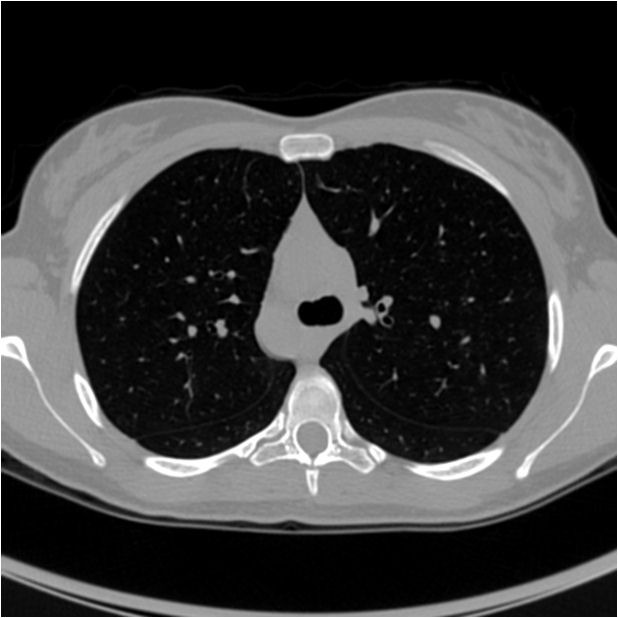
#> input picture images/img2.jpg, 618 x 618 px, found by its file name
$ jupyter execute KMeans.ipynb
#> lines starting #> are read from the running program, lines starting #| are printed output that depends on the picture; after the words box and inside, x2 and y2 are one past the last pixel; in counts of white or black regions, pixels touching at a corner belong together
[cell 1]
import numpy as np
import cv2
import matplotlib.pyplot as plt

[cell 2]
np.sum((np.array([5,3])-np.array([[2,4],[3,8]])),axis=1)

[cell 3]
np.array([5,3])-np.array([[2,4],[3,8]])

[cell 4]
def kmeans(n_clusters, dataset):
    # Initialize cluster centers randomly
    centers = dataset[np.random.choice(dataset.shape[0], n_clusters, replace=False), :]
    # Initialize cluster assignments
    clusters = np.zeros(dataset.shape[0])
    # Iterate until convergence
    while True:
        # Assign each data point to the closest cluster center
        for i in range(dataset.shape[0]):
            distances = np.sqrt(np.sum((dataset[i, :] - centers) ** 2, axis=1))
            clusters[i] = np.argmin(distances)
        # Update cluster centers to be the mean of their assigned data points
        new_centers = np.zeros((n_clusters, dataset.shape[1]))
        for j in range(n_clusters):
            new_centers[j, :] = np.mean(dataset[clusters == j, :], axis=0)
        # Check if the cluster centers have converged
        if np.allclose(centers, new_centers):
            break
        else:
            centers = new_centers
    return centers, clusters

[cell 5]
image = cv2.imread("img2.jpg")
#> image is the input picture: shape (618, 618, 3); min 0, max 255, mean 62.3

[cell 6]
image = cv2.cvtColor(image, cv2.COLOR_BGR2RGB)
image = cv2.resize(image,(200,200))
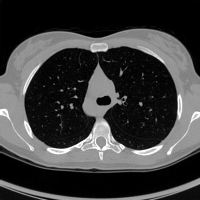
#> image: shape (200, 200, 3); min 0, max 255, mean 60.9
plt.imshow(image)

[cell 7]
pixel_vals = image.reshape((-1,3))
pixel_vals = np.float32(pixel_vals)

[cell 8]
centers, clusters = kmeans(n_clusters=2, dataset=pixel_vals)
#> in kmeans, `centers = dataset[np.random.choice(dataset.shape[0], n_clusters, repla..`: centers = [[145, 145, 145], [9, 9, 9]]
#> centers = [[150, 150, 150], [8, 8, 8]]

[cell 9]
centers
#> Out = [[150, 150, 150], [8, 8, 8]]

[cell 10]
centers = np.uint8(centers)
#> centers = [[149, 149, 149], [7, 7, 7]]

[cell 11]
clusters = np.int32(clusters)
clusters

[cell 12]
segmented_data = centers[clusters]

[cell 13]
segmented_data = segmented_data.reshape(image.shape)
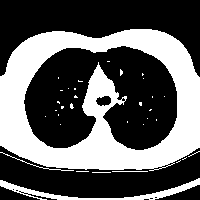
#> segmented_data: shape (200, 200, 3); values 7 (black) and 149 (white), 37.3% white; 34 white regions (30 under 20 px), largest, box (x1, y1, x2, y2) and area: (0, 29, 200, 171) 13695, (0, 178, 200, 200) 936, (0, 152, 74, 171) 76, (112, 171, 148, 172) 36

$ run again, with images/i2.jpg copied over images/img2.jpg
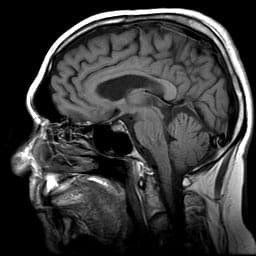
#> input picture images/i2.jpg, 256 x 256 px, found by its file name
#> image is the input picture: shape (256, 256, 3); min 0, max 255, mean 56.3
#> `image = cv2.resize(image,(200,200))`:
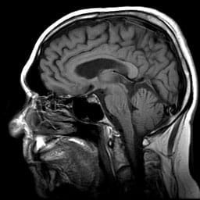
#> image: shape (200, 200, 3); min 0, max 255, mean 56.2
#> in kmeans, `centers = dataset[np.random.choice(dataset.shape[0], n_clusters, repla..`: centers = [[1, 1, 1], [116, 116, 116]]
#> `centers, clusters = kmeans(n_clusters=2, dataset=pixel_vals)`: centers = [[19.41, 19.41, 19.41], [118.1, 118.1, 118.1]]
#> `centers = np.uint8(centers)`: centers = [[19, 19, 19], [118, 118, 118]]
#> `segmented_data = segmented_data.reshape(image.shape)`:
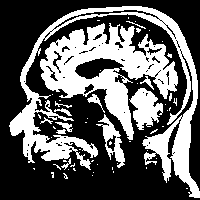
#> segmented_data: shape (200, 200, 3); values 19 (black) and 118 (white), 37.3% white; 58 white regions (45 under 20 px), largest, box (x1, y1, x2, y2) and area: (9, 6, 200, 198) 6573, (40, 23, 178, 140) 6348, (129, 88, 163, 130) 834
